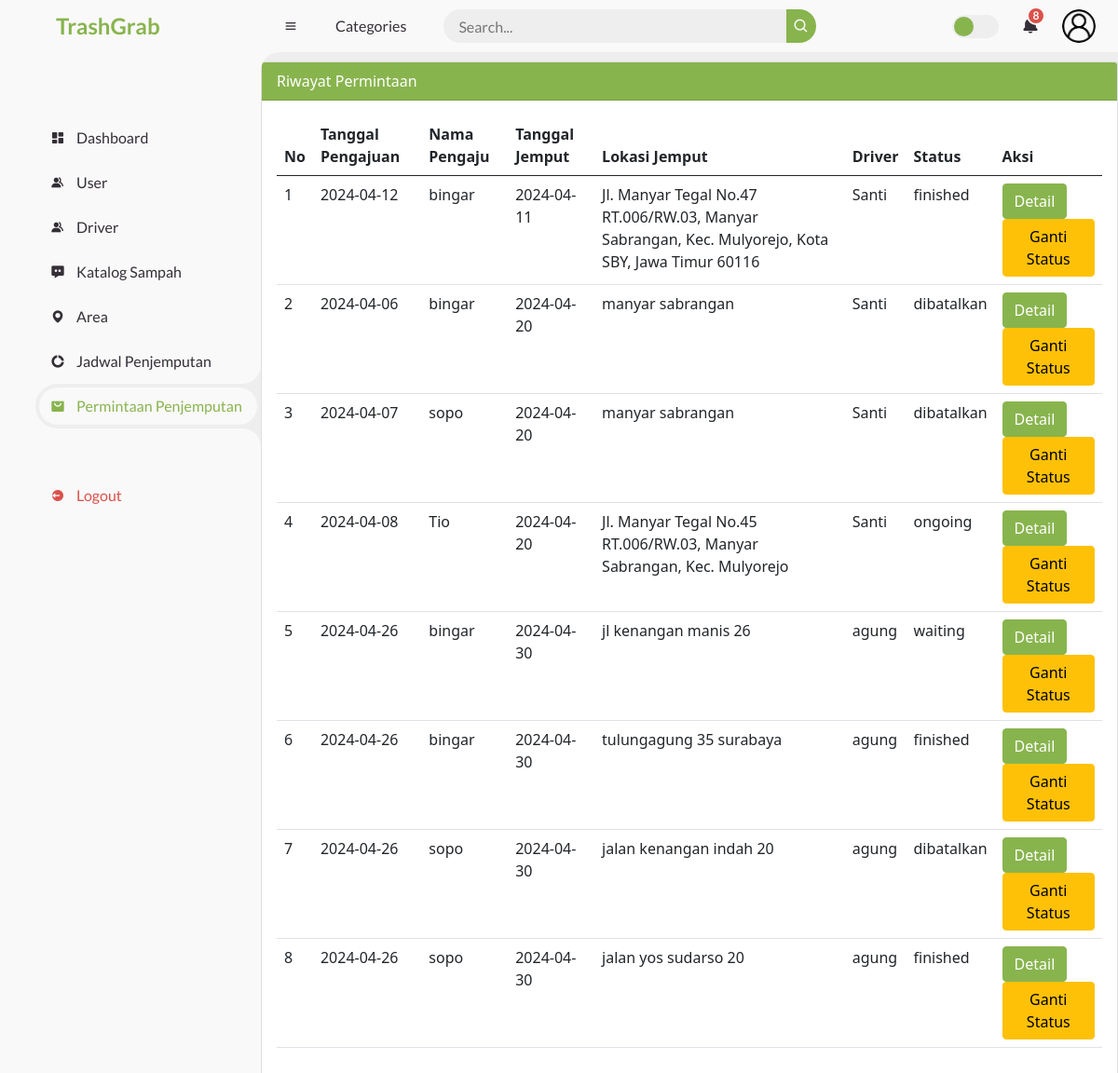
The app's page /function_transaksi.php (signed in) with its own data.
### tables this page shows
CREATE TABLE `transaksi` (
  `id_transaksi` int(11) NOT NULL,
  `id_user` int(11) NOT NULL,
  `id_jadwal` int(11) NOT NULL,
  `tgl_transaksi` date NOT NULL,
  `alamat_jemput` text NOT NULL,
  `status` varchar(30) NOT NULL
);

CREATE TABLE `users` (
  `id_user` int(11) NOT NULL,
  `nama` varchar(200) NOT NULL,
  `email` varchar(200) NOT NULL,
  `username` varchar(200) NOT NULL,
  `telp` varchar(15) NOT NULL,
  `password` varchar(200) NOT NULL,
  `alamat` varchar(250) DEFAULT NULL,
  `role` varchar(10) NOT NULL
);

CREATE TABLE `jadwal_pickup` (
  `id_jadwal` int(11) NOT NULL,
  `kode_jadwal` varchar(25) NOT NULL,
  `tanggal` date NOT NULL,
  `id_area` int(11) NOT NULL,
  `id_peg` int(11) NOT NULL
);

CREATE TABLE `pegawai` (
  `id_peg` int(11) NOT NULL,
  `nama_peg` varchar(255) NOT NULL,
  `jenis_kelamin` varchar(10) NOT NULL,
  `no_telp` varchar(255) NOT NULL,
  `email` varchar(255) NOT NULL,
  `alamat` varchar(250) NOT NULL
);

### function_transaksi.php (the view, shortened to what this page needs)
<?php
if(isset($_SESSION['role'])) {
    $role = $_SESSION['role'];
} else {
    $role = "Role Not Set";
}
?>
<?php
include 'koneksi.php';
?>
<!DOCTYPE html>
<html lang="en">
<head>
    <link href="https://cdn.jsdelivr.net/npm/bootstrap@5.0.0-beta2/dist/css/bootstrap.min.css" rel="stylesheet">
	<link href='https://unpkg.com/boxicons@2.0.9/css/boxicons.min.css' rel='stylesheet'>
	<link rel="stylesheet" href="style.css">
</head>
<body>
    <?php include 'sidebar.php'; ?>
    <?php include 'navbar.php'; ?>
        <div class="card">
            <div class="card-header text-white">
                Riwayat Permintaan
            </div>
            <div class="card-body">
                <table class="table">
                    <thead>
                        <tr>
                            <th scope="col">No</th>
                            <th scope="col">Tanggal Pengajuan</th>
                            <th scope="col">Nama Pengaju</th>
                            <th scope="col">Tanggal Jemput</th>
                            <th scope="col">Lokasi Jemput</th>
                            <th scope="col">Driver</th>
                            <th scope="col">Status</th>
                            <th scope="col">Aksi</th>
                        </tr>
                    </thead>
                    <tbody>
                        <?php
                        $sql2 = "SELECT transaksi.*, users.nama AS nama, jadwal_pickup.tanggal, pegawai.nama_peg
                                FROM transaksi
                                INNER JOIN users ON transaksi.id_user = users.id_user
                                INNER JOIN jadwal_pickup ON transaksi.id_jadwal = jadwal_pickup.id_jadwal
                                INNER JOIN pegawai ON jadwal_pickup.id_peg = pegawai.id_peg";
                        $q2 = mysqli_query($koneksi, $sql2);
                        $urut = 1;
                        while ($r2 = mysqli_fetch_array($q2)) {
                        ?>
                            <tr>
                                <td><?php echo $urut++ ?></td>
                                <td><?php echo $r2['tgl_transaksi'] ?></td>
                                <td><?php echo $r2['nama'] ?></td>
                                <td><?php echo $r2['tanggal'] ?></td>
                                <td><?php echo $r2['alamat_jemput'] ?></td>
                                <td><?php echo $r2['nama_peg'] ?></td>
                                <td><?php echo $r2['status'] ?></td>
                                <td>
                                    <a href="detail_transaksi.php?id_transaksi=<?php echo $r2['id_transaksi'] ?>"><button type="button" class="btn btn-primary">Detail</button></a>
                                    <?php if($role != "Member"): ?><a href="function_transaksi.php?op=edit&id_transaksi=<?php echo $r2['id_transaksi'] ?>"><button type="button" class="btn btn-warning">Ganti Status</button></a><?php endif; ?>
                                </td>
                            </tr>
                        <?php
                        }
                        ?>
                    </tbody>
                </table>
            </div>
        </div>
</body>
</html>

### sidebar.php (shortened to what this page needs)
<section id="sidebar">
	<a href="#" class="brand">
		<span class="text">TrashGrab</span>
	</a>
	<?php
		if($role=="Admin"){?>
		<ul class="side-menu top">
			<li <?php if(strpos($_SERVER['PHP_SELF'], 'index.php') !== false) echo 'class="active"'; ?>>
				<a href="index.php">
					<i class='bx bxs-dashboard' ></i>
					<span class="text">Dashboard</span>
				</a>
			</li>
			<li <?php if(strpos($_SERVER['PHP_SELF'], 'function_member.php') !== false) echo 'class="active"'; ?>>
				<a href="function_member.php">
					<i class='bx bxs-group' ></i>
					<span class="text">User</span>
				</a>
			</li>
			<li <?php if(strpos($_SERVER['PHP_SELF'], 'function_pegawai.php') !== false) echo 'class="active"'; ?>>
				<a href="function_pegawai.php">
					<i class='bx bxs-group' ></i>
					<span class="text">Driver</span>
				</a>
			</li>
			<li <?php if(strpos($_SERVER['PHP_SELF'], 'function_katalog.php') !== false) echo 'class="active"'; ?>>
				<a href="function_katalog.php">
					<i class='bx bxs-message-dots' ></i>
					<span class="text">Katalog Sampah</span>
				</a>
			</li>
			<li <?php if(strpos($_SERVER['PHP_SELF'], 'function_area.php') !== false) echo 'class="active"'; ?>>
				<a href="function_area.php">
					<i class='bx bxs-map' ></i>
					<span class="text">Area</span>
				</a>
			</li>
			<li <?php if(strpos($_SERVER['PHP_SELF'], 'function_jadwal.php') !== false) echo 'class="active"'; ?>>
				<a href="function_jadwal.php">
					<i class='bx bxs-doughnut-chart' ></i>
					<span class="text">Jadwal Penjemputan</span>
				</a>
			</li>
			<li <?php if(strpos($_SERVER['PHP_SELF'], 'function_transaksi.php') !== false) echo 'class="active"'; ?>>
				<a href="function_transaksi.php">
					<i class='bx bxs-shopping-bag-alt' ></i>
					<span class="text">Permintaan Penjemputan</span>
				</a>
			</li>
		</ul>
		<?php
		}else if($role=="Member"){?>
		<ul class="side-menu top">
			<li <?php if(strpos($_SERVER['PHP_SELF'], 'index.php') !== false) echo 'class="active"'; ?>>
				<a href="dashboard_member.php">
					<i class='bx bxs-dashboard' ></i>
					<span class="text">Dashboard</span>
				</a>
			</li>
			<li <?php if(strpos($_SERVER['PHP_SELF'], 'function_katalog.php') !== false) echo 'class="active"'; ?>>
				<a href="function_katalog.php">
					<i class='bx bxs-message-dots' ></i>
					<span class="text">Katalog Sampah</span>
				</a>
			</li>
			<li <?php if(strpos($_SERVER['PHP_SELF'], 'function_area.php') !== false) echo 'class="active"'; ?>>
				<a href="function_area.php">
					<i class='bx bxs-map' ></i>
					<span class="text">Area</span>
				</a>
			</li>
			<li <?php if(strpos($_SERVER['PHP_SELF'], 'function_jadwal.php') !== false) echo 'class="active"'; ?>>
				<a href="function_jadwal.php">
					<i class='bx bxs-doughnut-chart' ></i>
					<span class="text">Jadwal Penjemputan</span>
				</a>
			</li>
			<li <?php if(strpos($_SERVER['PHP_SELF'], 'transaksi_tambah.php') !== false) echo 'class="active"'; ?>>
				<a href="transaksi_tambah.php">
					<i class='bx bxs-plus-circle' ></i>
					<span class="text">Tambah Permintaan</span>
				</a>
			</li>
			<li <?php if(strpos($_SERVER['PHP_SELF'], 'function_transaksimember.php') !== false) echo 'class="active"'; ?>>
				<a href="function_transaksimember.php">
					<i class='bx bxs-shopping-bag-alt' ></i>
					<span class="text">Permintaan Penjemputan</span>
				</a>
			</li>
		</ul>
		<?php
		}
	?>
	<ul class="side-menu">
		<li>
			<a href="logout.php" class="logout">
				<i class='bx bxs-log-out-circle' ></i>
				<span class="text">Logout</span>
			</a>
		</li>
	</ul>
</section>

### navbar.php (shortened to what this page needs)
<section id="content">
		<nav>
			<i class='bx bx-menu' ></i>
			<a href="#" class="nav-link">Categories</a>
			<form action="#">
				<div class="form-input">
					<input type="search" placeholder="Search...">
					<button type="submit" class="search-btn"><i class='bx bx-search' ></i></button>
				</div>
			</form>
			<label for="switch-mode" class="switch-mode"></label>
			<a href="#" class="notification">
				<i class='bx bxs-bell' ></i>
				<span class="num">8</span>
			</a>
			<a href="profil.php" class="profile">
				<img src="images/profile.png">
			</a>
		</nav>

### style.css (style rules this page uses)
* { margin: 0; padding: 0; box-sizing: border-box; }
a { text-decoration: none; }
li { list-style: none; }
:root { --poppins: 'Poppins', sans-serif; --lato: 'Lato', sans-serif; --light: #F9F9F9; --blue: #88B44E; --light-blue: #CFE8FF; --grey: #eee; --dark-grey: #AAAAAA; --dark: #342E37; --red: #DB504A; --yellow: #FFCE26; --light-yellow: #FFF2C6; --orange: #FD7238; --light-orange: #FFE0D3; }
html { overflow-x: hidden; }
body { background: var(--grey); overflow-x: hidden; }
#sidebar { position: fixed; top: 0; left: 0; width: 280px; height: 100%; background: var(--light); z-index: 2000; font-family: var(--lato); transition: .3s ease; overflow-x: hidden; scrollbar-width: none; }
#sidebar .brand { font-size: 24px; font-weight: 700; height: 56px; display: flex; align-items: center; color: var(--blue); position: sticky; top: 0; left: 0; background: var(--light); z-index: 500; padding-bottom: 20px; box-sizing: content-box; }
#sidebar .side-menu { width: 100%; margin-top: 48px; }
#sidebar .side-menu li { height: 48px; background: transparent; margin-left: 6px; border-radius: 48px 0 0 48px; padding: 4px; }
#sidebar .side-menu li.active { background: var(--grey); position: relative; }
#sidebar .side-menu li.active::before { content: ''; position: absolute; width: 40px; height: 40px; border-radius: 50%; top: -40px; right: 0; box-shadow: 20px 20px 0 var(--grey); z-index: -1; }
#sidebar .side-menu li.active::after { content: ''; position: absolute; width: 40px; height: 40px; border-radius: 50%; bottom: -40px; right: 0; box-shadow: 20px -20px 0 var(--grey); z-index: -1; }
#sidebar .side-menu li a { width: 100%; height: 100%; background: var(--light); display: flex; align-items: center; border-radius: 48px; font-size: 16px; color: var(--dark); white-space: nowrap; overflow-x: hidden; }
#sidebar .side-menu.top li.active a { color: var(--blue); }
#sidebar .side-menu li a.logout { color: var(--red); }
#sidebar .side-menu li a .bx { min-width: calc(60px - ((4px + 6px) * 2)); display: flex; justify-content: center; }
#content { position: relative; width: calc(100% - 280px); left: 280px; transition: .3s ease; }
#content nav { height: 56px; background: var(--light); padding: 0 24px; display: flex; align-items: center; grid-gap: 24px; font-family: var(--lato); position: sticky; top: 0; left: 0; z-index: 1000; }
#content nav::before { content: ''; position: absolute; width: 40px; height: 40px; bottom: -40px; left: 0; border-radius: 50%; box-shadow: -20px -20px 0 var(--light); }
#content nav a { color: var(--dark); }
#content nav .bx.bx-menu { cursor: pointer; color: var(--dark); }
#content nav .nav-link { font-size: 16px; transition: .3s ease; }
#content nav form { max-width: 400px; width: 100%; margin-right: auto; }
#content nav form .form-input { display: flex; align-items: center; height: 36px; }
#content nav form .form-input input { flex-grow: 1; padding: 0 16px; height: 100%; border: none; background: var(--grey); border-radius: 36px 0 0 36px; outline: none; width: 100%; color: var(--dark); }
#content nav form .form-input button { width: 36px; height: 100%; display: flex; justify-content: center; align-items: center; background: var(--blue); color: var(--light); font-size: 18px; border: none; outline: none; border-radius: 0 36px 36px 0; cursor: pointer; }
#content nav .notification { font-size: 20px; position: relative; }
#content nav .notification .num { position: absolute; top: -6px; right: -6px; width: 20px; height: 20px; border-radius: 50%; border: 2px solid var(--light); background: var(--red); color: var(--light); font-weight: 700; font-size: 12px; display: flex; justify-content: center; align-items: center; }
#content nav .profile img { width: 36px; height: 36px; object-fit: cover; border-radius: 50%; }
#content nav .switch-mode { display: block; min-width: 50px; height: 25px; border-radius: 25px; background: var(--grey); cursor: pointer; position: relative; }
#content nav .switch-mode::before { content: ''; position: absolute; top: 2px; left: 2px; bottom: 2px; width: calc(25px - 4px); background: var(--blue); border-radius: 50%; transition: all .3s ease; }
.btn-primary { background-color: #88B44E; outline-color: #eee; border-color: #88B44E; }
.card-header { background-color: #88B44E; }

### function_transaksi.php (style rules this page uses)
.card { margin-top: 10px; }

### records on screen
transaksi: tgl_transaksi "2024-04-12", id_user.nama "bingar", id_jadwal.tanggal "2024-04-11", alamat_jemput "Jl. Manyar Tegal No.47 RT.006/RW.03, Manyar Sabrangan, Kec. Mulyorejo, Kota SBY, Jawa Timur 60116", pegawai.nama_peg "Santi", status "finished"
transaksi: tgl_transaksi "2024-04-06", id_user.nama "bingar", id_jadwal.tanggal "2024-04-20", alamat_jemput "manyar sabrangan", pegawai.nama_peg "Santi", status "dibatalkan"
transaksi: tgl_transaksi "2024-04-07", id_user.nama "sopo", id_jadwal.tanggal "2024-04-20", alamat_jemput "manyar sabrangan", pegawai.nama_peg "Santi", status "dibatalkan"
transaksi: tgl_transaksi "2024-04-08", id_user.nama "Tio", id_jadwal.tanggal "2024-04-20", alamat_jemput "Jl. Manyar Tegal No.45 RT.006/RW.03, Manyar Sabrangan, Kec. Mulyorejo", pegawai.nama_peg "Santi", status "ongoing"
transaksi: tgl_transaksi "2024-04-26", id_user.nama "bingar", id_jadwal.tanggal "2024-04-30", alamat_jemput "jl kenangan manis 26", pegawai.nama_peg "agung", status "waiting"
transaksi: tgl_transaksi "2024-04-26", id_user.nama "bingar", id_jadwal.tanggal "2024-04-30", alamat_jemput "tulungagung 35 surabaya", pegawai.nama_peg "agung", status "finished"
transaksi: tgl_transaksi "2024-04-26", id_user.nama "sopo", id_jadwal.tanggal "2024-04-30", alamat_jemput "jalan kenangan indah 20", pegawai.nama_peg "agung", status "dibatalkan"
transaksi: tgl_transaksi "2024-04-26", id_user.nama "sopo", id_jadwal.tanggal "2024-04-30", alamat_jemput "jalan yos sudarso 20", pegawai.nama_peg "agung", status "finished"
